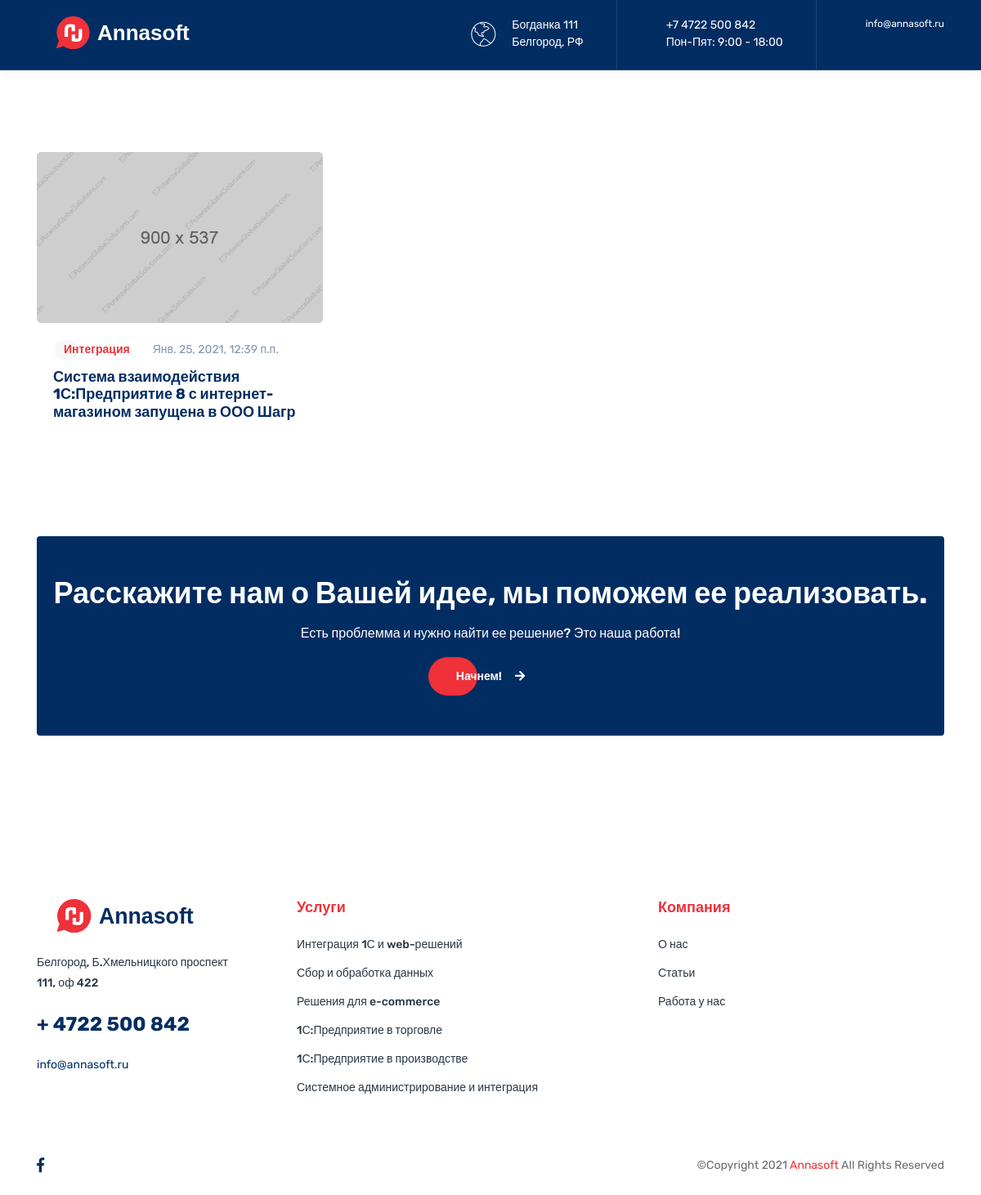
The app's page /articles/ with its own data.
### baseapp/models.py (models this page shows, shortened)
class Article(models.Model):
	category = models.ForeignKey(Category, verbose_name="Категория", on_delete=models.PROTECT, blank=True, null=True)
	title = models.CharField(max_length=150, verbose_name="Заголовок", null=True)
	date = models.DateTimeField(verbose_name="Дата", auto_now_add=True)
	picture = models.ImageField(upload_to=get_image_name, verbose_name='Изображение 900х537', default=None, null=True, blank=True)
	class Meta:
		verbose_name = 'Статья'
		verbose_name_plural = 'Статьи'

class Category(models.Model):
	name = models.CharField(max_length=150, verbose_name="Наименование", null=True)
	def __str__(self):
		return self.name
	class Meta:
		verbose_name = 'Категория'
		verbose_name_plural = 'Категории'

class Service(models.Model):
	title = models.CharField(max_length=150, verbose_name="Заголовок", null=True)
	pre_content = models.CharField(max_length=255, verbose_name="Краткое содержание", null=True)
	picture = models.ImageField(upload_to=get_image_name, verbose_name='Изображение 900х550', default=None, null=True, blank=True)
	class Meta:
		verbose_name = 'Услуга'
		verbose_name_plural = 'Услуги'

### baseapp/views.py (the view)
# urls.py: path('articles/', show_articles, name='show-articles'),
def show_articles(request):
	context = get_context()
	context['articles'] = Article.objects.all()
	return render(request, 'baseapp/articles.html', context)

### baseapp/core.py (called while the page is built)
def get_context():
	return {
		'services': Service.objects.all()[:6],
		'articles': Article.objects.all()[:3],
	}

### baseapp/templates/baseapp/articles.html
{% extends 'baseapp/base.html' %}
{% load static %}
{% block content %}
    <section class="space-ptb">
      <div class="container">
        <div class="row">
          {% for article in articles %}
          <div class="col-lg-4 col-md-6 mb-4">
            <div class="blog-post">
              <div class="blog-post-image">
                <img class="img-fluid" src="{% static 'images/blog/01.jpg' %}" alt="">
              </div>
              <div class="blog-post-content">
                <div class="blog-post-info">
                  <div class="blog-post-author">
                    <a href="#" class="btn btn-light-round btn-round text-primary">{{ article.category }}</a>
                  </div>
                  <div class="blog-post-date">
                    <a href="#">{{ article.date }}</a>
                  </div>
                </div>
                <div class="blog-post-details">
                  <h5 class="blog-post-title">
                    <a href="{% url 'show-article-detail' id=article.id %}">{{ article.title }}</a>
                  </h5>
                </div>
              </div>
            </div>
          </div>
          {% endfor %}
        </div>
      </div>
    </section>
{% endblock %}

### baseapp/templates/baseapp/base.html (shortened to what this page needs)
<!DOCTYPE html>
<html lang="ru">
	{% load static %}
  <head>
    <link rel="stylesheet" href="{% static 'css/font-awesome/all.min.css' %}" />
    <link rel="stylesheet" href="{% static 'css/flaticon/flaticon.css' %}" />
    <link rel="stylesheet" href="{% static 'css/bootstrap/bootstrap.min.css' %}" />
    <link rel="stylesheet" href="{% static 'css/owl-carousel/owl.carousel.min.css' %}" />
    <link rel="stylesheet" href="{% static 'css/swiper/swiper.min.css' %}" />
    <link rel="stylesheet" href="{% static 'css/animate/animate.min.css' %}"/>
    <link rel="stylesheet" href="{% static 'css/magnific-popup/magnific-popup.css' %}" />
    <link rel="stylesheet" href="{% static 'css/style.css' %}" />
  </head>
  <body>
    <header class="header header-style-02">
      <div class="topbar">
        <div class="container">
          <div class="row">
            <div class="col-12">
              <div class="d-sm-flex">
                <a class="navbar-brand" href="{% url 'show-index' %}">
                  <img class="img-fluid" src="{% static 'images/logo-light.svg' %}" alt="logo">
                </a>
                <div class="contact-info ml-auto align-items-center d-none d-lg-flex">
                  <ul>
                    <li>
                      <i class="flaticon-world"></i>
                      <span>
                        <label class="d-block">Богданка 111</label>
                        <label class="d-block"> Белгород, РФ</label>
                      </span>
                    </li>
                    <li>
                      <i class="flaticon-call"></i>
                      <span>
                        <label class="d-block">+7 4722 500 842</label>
                        <label class="d-block">Пон-Пят: 9:00 - 18:00</label>
                      </span>
                      </li>
                      <li>
                        <i class="flaticon-email"></i>
                        <span>
                          <label class="d-block">info@annasoft.ru</label>
                          <a class="d-block" href="{% url 'show-crm-index' %}">crm</a>
                        </span>
                      </li>
                  </ul>
                </div>
              </div>
            </div>
          </div>
        </div>
      </div>
    </header>
	{% block content %}
	{% endblock %}
    <section class="space-pb dark-background">
      <div class="container">
        <div class="bg-dark text-center rounded py-5 px-3">
          <h2 class="text-white">Расскажите нам о Вашей идее, мы поможем ее реализовать.</h2>
          <h6 class="text-white">Есть проблемма и нужно найти ее решение? Это наша работа!</h6>
          <a href="#" class="btn btn-primary-round btn-round mx-0 mx-md-3 text-white">Начнем!<i class="fas fa-arrow-right pl-3"></i></a>
        </div>
      </div>
    </section>
    <footer class="footer space-pt">
      <div class="container">
        <div class="row">
          <div class="col-lg-3 col-md-6">
            <div class="footer-contact-info">
              <a href="{% url 'show-index' %}"><img class="img-fluid mb-4" src="{% static 'images/logo.svg' %}" alt="logo"></a>
              <p class="mb-2 mb-sm-4">Белгород, Б.Хмельницкого проспект 111, оф 422</p>
              <h4 class="mb-2 mb-sm-4 font-weight-bold"><a href="#">+ 4722 500 842</a></h4>
              <a class="text-dark" href="#">info@annasoft.ru</a>
            </div>
          </div>
          <div class="col-lg-5 col-md-6 mt-4 mt-md-0 pl-lg-5">
            <h5 class="text-primary mb-2 mb-sm-4">Услуги</h5>
            <div class="footer-link">
              <ul class="list-unstyled mb-0">
                {% for service in services %}
                <li><a href="{% url 'show-service-detail' id=service.id %}">{{ service.title }}</a></li>
                {% endfor %}
              </ul>
            </div>
          </div>
          <div class="col-lg-2 col-md-6 mt-4 mt-lg-0">
            <h5 class="text-primary mb-2 mb-sm-4">Компания</h5>
            <div class="footer-link">
              <ul class="list-unstyled mb-0">
                <li><a href="{% url 'show-about' %}">О нас</a></li>
                <li><a href="{% url 'show-articles' %}">Статьи</a></li>
                <li><a href="#">Работа у нас </a></li>
              </ul>
            </div>
          </div>
        </div>
      </div>
      <div class="footer-bottom mt-3 mt-md-5 py-4">
        <div class="container">
          <div class="row">
            <div class="col-lg-8 text-center text-lg-left mb-3 mb-lg-0">
              <ul class="list-unstyled mb-0 social-icon">
                <li><a href="#"><i class="fab fa-facebook-f"></i></a></li>
              </ul>
            </div>
            <div class="col-lg-4 text-center text-lg-right">
              <p class="mb-0">©Copyright 2021 <a href="{% url 'show-index' %}">Annasoft</a> All Rights Reserved</p>
            </div>
          </div>
        </div>
      </div>
    </footer>
  </body>
</html>

### records on screen
Article: category "Интеграция", date "Янв. 25, 2021, 12:39 п.п.", title "Система взаимодействия 1С:Предприятие 8 с интернет-магазином запущена в ООО Шагр"
Service: title "Интеграция 1С и web-решений"
Service: title "Сбор и обработка данных"
Service: title "Решения для e-commerce"
Service: title "1С:Предприятие в торговле"
Service: title "1С:Предприятие в производстве"
Service: title "Системное администрирование и интеграция"
